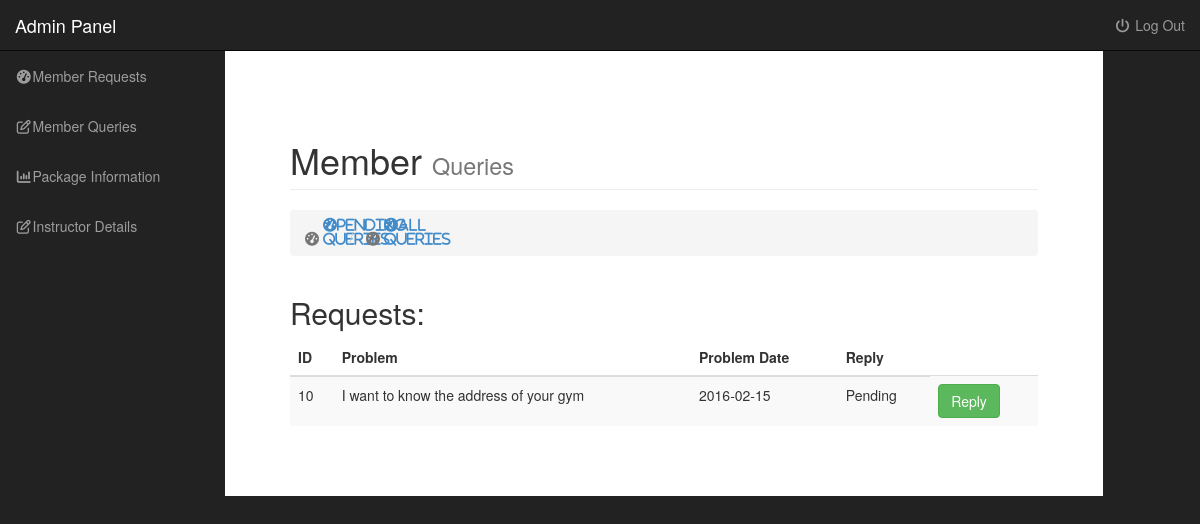
The app's page /Admin/pendingQuery.php (signed in) with its own data.
### tables this page shows
CREATE TABLE IF NOT EXISTS `member_query` (
  `id` int(11) NOT NULL,
  `member_id` int(11) NOT NULL,
  `problem` varchar(255) NOT NULL,
  `problem_date` date NOT NULL,
  `solution` varchar(255) NOT NULL,
  `solution_date` date NOT NULL
);

### Admin/pendingQuery.php (the view, shortened to what this page needs)
<!DOCTYPE html>
<html lang="en">
<head>
    <link href="css/bootstrap.min.css" rel="stylesheet">
    <link href="css/sb-admin.css" rel="stylesheet">
    <link href="css/plugins/morris.css" rel="stylesheet">
    <link href="font-awesome-4.1.0/css/font-awesome.min.css" rel="stylesheet" type="text/css">
</head>
<body>
    <div id="wrapper">
		<?php include_once("include_templates/navigation.php"); ?>
		<div id="page-wrapper">
            <div class="container-fluid">
                <div class="row">
                    <div class="col-lg-12">
                        <h1 class="page-header">
                            Member
                            <small>Queries</small>
                        </h1>
                        <ol class="breadcrumb">
                            <li class="active">
                                <i class="fa fa-dashboard"></i>
                                <a href="#" class="fa fa-fw fa-dashboard">Pending Queries</a>
                            </li>
                             <li class="active">
                                <i class="fa fa-dashboard"></i>
                                <a href="allQuery.php" class="fa fa-fw fa-dashboard">All Queries</a>
                            </li>
                        </ol>
                    </div>
                </div>
        <div class="row">
            <div class="col-lg-12">
              <h2 class="sub-header"> Requests: </h2>
			  <div class="table-responsive"  id="pending">
                              <table class="table table-striped">
				  <thead>
					<tr>
                                          <th>ID</th>
					  <th>Problem</th>
					  <th>Problem Date</th>
                                          <th>Reply</th>
					</tr>
				  </thead>
				  <tbody>
					<?php
                                        $sql = mysql_query("SELECT * FROM member_query where solution='pending'") OR DIE(mysql_error());
					$numberofrows = mysql_num_rows($sql);
					if($numberofrows > 0){
						while($row = mysql_fetch_array($sql)){
                                        $id = $row["id"];
                                        $problem = $row["problem"];
                                        $problem_date = $row["problem_date"];
                                        $solution = $row["solution"];
					?>
							<tr>
                                                          <td> 	<?php echo $id; ?> </td>
                                                          <td> 	<?php echo $problem; ?> </td>
                                                          <td>	<?php echo $problem_date; ?> </td>
                                                          <td>	<?php echo $solution; ?> </td>
                                                          <td><a href="queryReply.php?query_id=<?php echo $id ; ?>" class="btn btn-success">Reply</a></td>
                        				</tr>
							<?php
						}
					}
                                        else { ?>
                                                        <tr><td colspan="6"><?php echo "No Pending Queries"; ?></td></tr>
                                        <?php } ?>
				  </tbody>
				</table>
                          </div>
            </div>
        </div>
            </div>
        </div>
    </div>
</body>
</html>

### Admin/css/sb-admin.css (style rules this page uses)
body { margin-top: 100px; background-color: #222; }
@media (min-width:768px) { body { margin-top: 50px; } }
#wrapper { padding-left: 0; }
#page-wrapper { width: 90%; padding: 0px;; background-color: #fff; }
@media (min-width:768px) { #wrapper { padding-left: 225px; } }
@media (min-width:768px) { #page-wrapper { padding: 50px; } }

### records on screen
member_query: id "10", problem "I want to know the address of your gym", problem_date "2016-02-15", solution "Pending"
